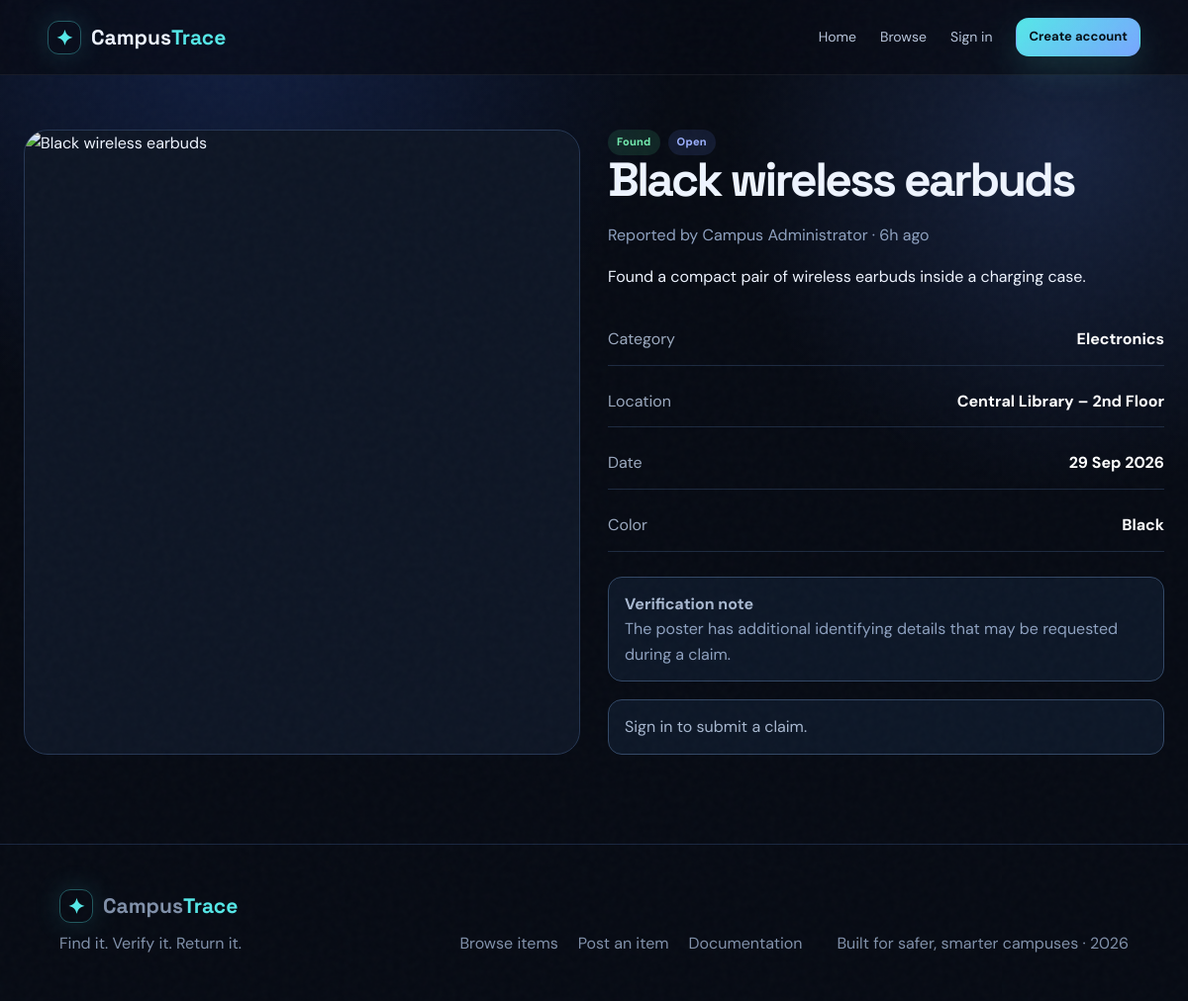
Page /view.php?id=1 on the committed database.
### tables this page shows
CREATE TABLE items (
  id INT UNSIGNED AUTO_INCREMENT PRIMARY KEY,
  user_id INT UNSIGNED NOT NULL,
  type ENUM('lost','found') NOT NULL,
  title VARCHAR(160) NOT NULL,
  category VARCHAR(80) NOT NULL,
  description TEXT NOT NULL,
  location VARCHAR(180) NOT NULL,
  event_date DATE NOT NULL,
  color VARCHAR(60) DEFAULT NULL,
  identifying_details VARCHAR(500) DEFAULT NULL,
  image_path VARCHAR(255) DEFAULT NULL,
  status ENUM('open','matched','returned','archived') NOT NULL DEFAULT 'open',
  created_at TIMESTAMP DEFAULT CURRENT_TIMESTAMP,
  updated_at TIMESTAMP DEFAULT CURRENT_TIMESTAMP ON UPDATE CURRENT_TIMESTAMP,
  CONSTRAINT fk_items_user FOREIGN KEY (user_id) REFERENCES users(id) ON DELETE CASCADE,
  INDEX idx_items_browse (type,status,category,event_date),
  INDEX idx_items_search (title,location,category)
);

CREATE TABLE users (
  id INT UNSIGNED AUTO_INCREMENT PRIMARY KEY,
  name VARCHAR(100) NOT NULL,
  email VARCHAR(190) NOT NULL UNIQUE,
  password_hash VARCHAR(255) NOT NULL,
  student_id VARCHAR(50) NOT NULL UNIQUE,
  college VARCHAR(150) NOT NULL,
  phone VARCHAR(30) DEFAULT NULL,
  avatar VARCHAR(255) DEFAULT NULL,
  role ENUM('student','admin') NOT NULL DEFAULT 'student',
  is_active TINYINT(1) NOT NULL DEFAULT 1,
  created_at TIMESTAMP DEFAULT CURRENT_TIMESTAMP,
  updated_at TIMESTAMP DEFAULT CURRENT_TIMESTAMP ON UPDATE CURRENT_TIMESTAMP
);

### view.php (the view, shortened to what this page needs)
<?php
require_once __DIR__ . '/../includes/functions.php';
$id = (int)($_GET['id'] ?? 0);
$stmt = $pdo->prepare('SELECT i.*,u.name owner_name,u.email owner_email,u.student_id FROM items i JOIN users u ON u.id=i.user_id WHERE i.id=? LIMIT 1');
$stmt->execute([$id]);
$item = $stmt->fetch();
require __DIR__ . '/../includes/header.php';
$already = false;
?><div class="page-shell">
    <div class="item-detail">
        <div class="detail-image"><img src="<?= BASE_URL ?>/<?= e(item_image($item['image_path'])) ?>" alt="<?= e($item['title']) ?>"></div>
        <section class="detail-copy">
            <div style="display:flex;gap:8px;align-items:center;flex-wrap:wrap"><?= status_badge($item['type']) ?> <?= status_badge($item['status']) ?></div>
            <h1><?= e($item['title']) ?></h1>
            <p class="muted">Reported by <?= e($item['owner_name']) ?> · <?= e(time_ago($item['created_at'])) ?></p>
            <p><?= nl2br(e($item['description'])) ?></p>
            <div class="detail-list">
                <div class="detail-row"><span>Category</span><strong><?= e($item['category']) ?></strong></div>
                <div class="detail-row"><span>Location</span><strong><?= e($item['location']) ?></strong></div>
                <div class="detail-row"><span>Date</span><strong><?= date('d M Y', strtotime($item['event_date'])) ?></strong></div><?php if ($item['color']): ?><div class="detail-row"><span>Color</span><strong><?= e($item['color']) ?></strong></div><?php endif; ?>
            </div><?php if ($item['identifying_details']): ?><div class="notice"><strong>Verification note</strong><br><span class="muted">The poster has additional identifying details that may be requested during a claim.</span></div><?php endif; ?><?php if ($item['status'] === 'open' && is_logged_in() && (int)$item['user_id'] !== (int)$_SESSION['user_id']): ?><?php if ($already): ?><div class="notice" style="margin-top:18px">Your claim is <?= e($already['status']) ?>. You can manage it from <a style="color:var(--cyan)" href="<?= BASE_URL ?>/claims/index.php">Claims</a>.</div><?php else: ?><form method="post" action="../claims/create.php" class="panel" style="margin-top:18px"><input type="hidden" name="csrf" value="<?= csrf_token() ?>"><input type="hidden" name="item_id" value="<?= $id ?>">
                    <h3>Claim this item</h3>
                    <div class="form-group"><label>Why do you believe this is yours / why are you the right recipient? *</label><textarea class="textarea" name="message" minlength="15" maxlength="1500" required placeholder="Mention specific details that can verify the claim."></textarea></div>
                    <div class="form-group" style="margin-top:12px"><label>Additional proof details</label><textarea class="textarea" name="proof_details" maxlength="1000" placeholder="Optional: purchase detail, unique mark, case color, etc."></textarea></div><button class="btn btn-primary" type="submit" style="margin-top:12px">Submit secure claim</button>
                </form><?php endif; ?><?php elseif (!is_logged_in()): ?><div class="notice" style="margin-top:18px">Sign in to submit a claim.</div><?php endif; ?>
        </section>
    </div>
</div><?php require __DIR__ . '/../includes/footer.php'; ?>

### style.css (style rules this page uses)
:root { --bg: #070b14; --panel: #0e1524; --panel2: #121d31; --line: #263754; --text: #eef4ff; --muted: #8ea1c0; --cyan: #55e8e8; --blue: #6c8cff; --purple: #a16cff; --danger: #ff6b7d; --success: #56e39f; --warning: #ffc857; --shadow: 0 25px 70px rgba(0, 0, 0, 0.34); --radius: 22px; }
* { box-sizing: border-box; }
html { scroll-behavior: smooth; }
body { margin: 0; background: radial-gradient(circle at 20% 0%, #122044 0, transparent 32%), radial-gradient(circle at 90% 15%, #17233f 0, transparent 25%), var(--bg); color: var(--text); font-family: "DM Sans", sans-serif; line-height: 1.6; }
h1, h2, h3 { font-family: "Space Grotesk"; line-height: 1.05; margin: 0 0 18px; }
h1 { font-size: clamp(46px, 6.2vw, 86px); letter-spacing: -0.055em; }
.feature p, .muted { color: var(--muted); }
.page-shell { max-width: 1250px; margin: auto; padding: 55px 24px 90px; }
.item-detail { display: grid; grid-template-columns: 1fr 1fr; gap: 28px; }
.detail-image { min-height: 480px; border-radius: 24px; overflow: hidden; border: 1px solid var(--line); background: #0e1625; }
.detail-image img { width: 100%; height: 100%; object-fit: cover; }
.detail-copy h1 { font-size: 48px; }
.detail-list { display: grid; gap: 10px; margin: 25px 0; }
.detail-row { display: flex; justify-content: space-between; gap: 20px; padding: 13px 0; border-bottom: 1px solid #1d2a40; color: #9caac0; }
.detail-row strong { color: #fff; }
.notice { padding: 14px 16px; border-radius: 14px; border: 1px solid #334866; background: #0d1727; color: #a8b8d0; }

### rows in the picture
items: title "Black wireless earbuds", user.name "Campus Administrator", created_at "6h ago", description "Found a compact pair of wireless earbuds inside a charging case.", category "Electronics", location "Central Library – 2nd Floor", event_date "29 Sep 2026", color "Black"

### other values in the picture
$label "Found Open"
